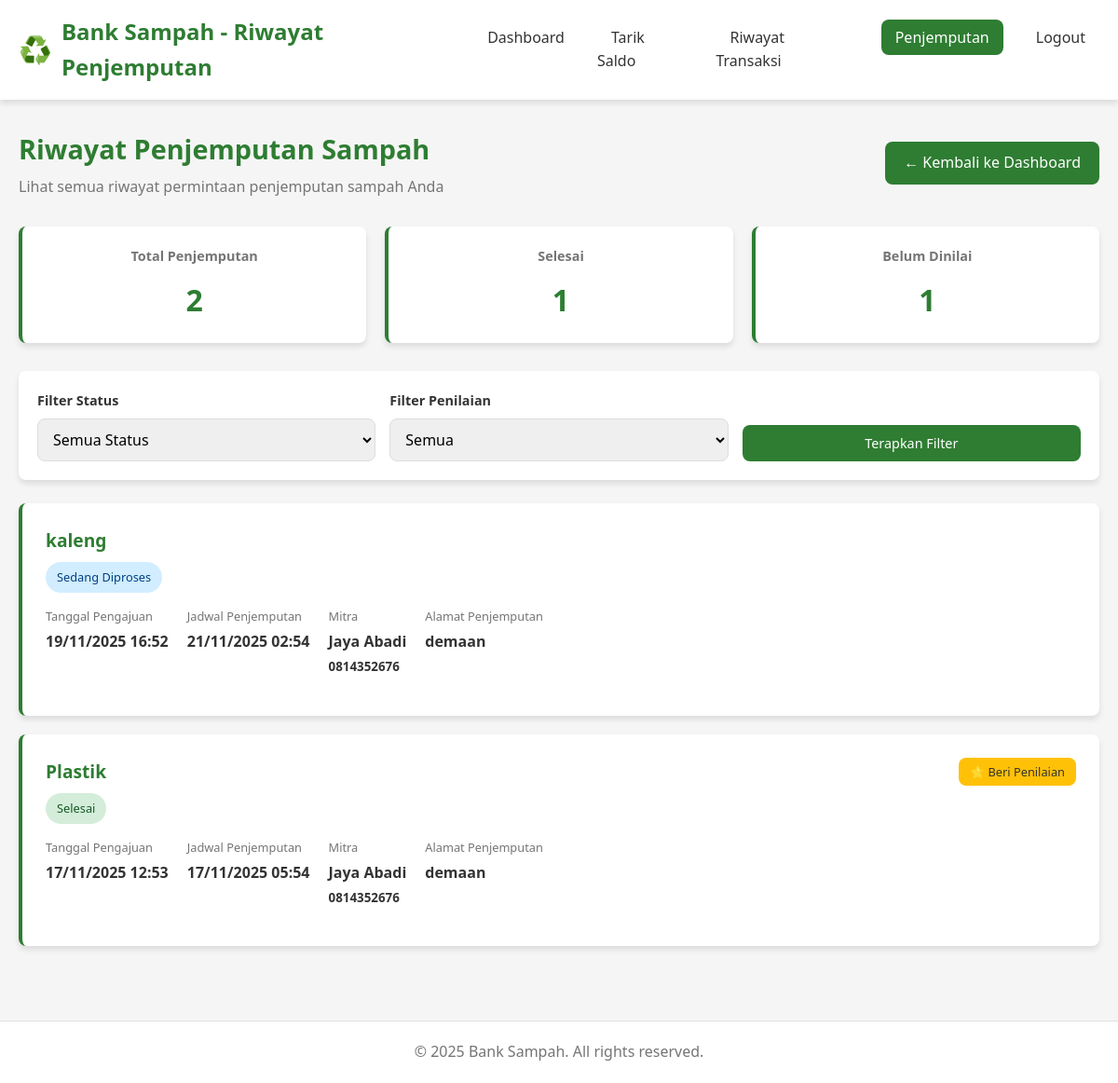
Page /history-penjemputan.php (signed in) on the committed database.
### tables this page shows
CREATE TABLE `penjemputan` (
  `id` int(11) NOT NULL,
  `id_warga` int(11) DEFAULT NULL,
  `id_mitra` int(11) DEFAULT NULL,
  `alamat_penjemputan` text NOT NULL,
  `jenis_sampah` varchar(100) NOT NULL,
  `berat` decimal(10,2) DEFAULT 0.00,
  `status` enum('pending','dijadwalkan','diproses','selesai','ditolak') DEFAULT 'pending',
  `waktu_pemintaan` timestamp NOT NULL DEFAULT current_timestamp(),
  `waktu_penjemputan` timestamp NULL DEFAULT NULL,
  `keterangan` text DEFAULT NULL,
  `berat_aktual` decimal(10,2) DEFAULT NULL,
  `harga_per_kg_aktual` decimal(10,2) DEFAULT NULL,
  `total_harga_aktual` decimal(12,2) DEFAULT NULL,
  `tanggal_verifikasi` timestamp NULL DEFAULT NULL,
  `catatan_verifikasi` text DEFAULT NULL
);

CREATE TABLE `mitra` (
  `id` int(11) NOT NULL,
  `nama_mitra` varchar(100) NOT NULL,
  `alamat` text NOT NULL,
  `email` varchar(100) NOT NULL,
  `no_hp` varchar(15) NOT NULL,
  `dokumen_izin` varchar(255) DEFAULT NULL,
  `ktp_pemilik` varchar(255) DEFAULT NULL,
  `no_rekening` varchar(50) DEFAULT NULL,
  `username` varchar(50) NOT NULL,
  `password` varchar(255) NOT NULL,
  `status_verifikasi` enum('pending','verified','rejected') DEFAULT 'pending',
  `token_verifikasi` varchar(100) DEFAULT NULL,
  `created_at` timestamp NOT NULL DEFAULT current_timestamp(),
  `updated_at` timestamp NOT NULL DEFAULT current_timestamp() ON UPDATE current_timestamp()
);

### history-penjemputan.php (the view, shortened to what this page needs)
<?php
include 'config.php';
$user_id = $_SESSION['user_id'];
$total_penjemputan = 0;
$total_selesai = 0;
$total_belum_dinilai = 0;
$penjemputan = [];
try {
    $sql = "SELECT p.*, m.nama_mitra, m.no_hp as hp_mitra,
                   r.rating, r.ulasan, r.created_at as waktu_penilaian
            FROM penjemputan p
            LEFT JOIN mitra m ON p.id_mitra = m.id
            LEFT JOIN rating_mitra r ON p.id = r.id_penjemputan AND r.id_user = ?
            WHERE p.id_warga = ?
            ORDER BY p.waktu_pemintaan DESC";
    $stmt = $pdo->prepare($sql);
    $stmt->execute([$user_id, $user_id]);
    $penjemputan = $stmt->fetchAll();
    $total_penjemputan = count($penjemputan);
    foreach ($penjemputan as $p) {
        if ($p['status'] === 'selesai') {
            $total_selesai++;
            if (!$p['rating']) {
                $total_belum_dinilai++;
            }
        }
    }
} catch (PDOException $e) {
    error_log("History Penjemputan Error: " . $e->getMessage());
    $error = "Terjadi kesalahan saat mengambil data penjemputan.";
}
?>
<!DOCTYPE html>
<html lang="id">
<head>
</head>
<body>
    <header>
        <div class="container">
            <div class="header-content">
                <div class="logo">
                    <span class="logo-icon">♻️</span>
                    <h1>Bank Sampah - Riwayat Penjemputan</h1>
                </div>
                <nav>
                    <ul>
                        <li><a href="dashboard-user.php">Dashboard</a></li>
                        <li><a href="withdraw.php">Tarik Saldo</a></li>
                        <li><a href="history.php">Riwayat Transaksi</a></li>
                        <li><a href="history-penjemputan.php" class="active">Penjemputan</a></li>
                        <li><a href="logout.php">Logout</a></li>
                    </ul>
                </nav>
            </div>
        </div>
    </header>
    <main>
        <section class="history-penjemputan">
            <div class="container">
                <div class="page-header">
                    <div class="page-title">
                        <h1>Riwayat Penjemputan Sampah</h1>
                        <p>Lihat semua riwayat permintaan penjemputan sampah Anda</p>
                    </div>
                    <a href="dashboard-user.php" class="back-button">
                        ← Kembali ke Dashboard
                    </a>
                </div>
                <div class="stats-grid">
                    <div class="stat-card">
                        <h3>Total Penjemputan</h3>
                        <div class="number"><?php echo $total_penjemputan; ?></div>
                    </div>
                    <div class="stat-card">
                        <h3>Selesai</h3>
                        <div class="number"><?php echo $total_selesai; ?></div>
                    </div>
                    <div class="stat-card">
                        <h3>Belum Dinilai</h3>
                        <div class="number"><?php echo $total_belum_dinilai; ?></div>
                    </div>
                </div>
                <div class="filter-section">
                    <form method="GET" class="filter-form">
                        <div class="filter-grid">
                            <div class="form-group">
                                <label for="status">Filter Status</label>
                                <select id="status" name="status" class="form-control">
                                    <option value="">Semua Status</option>
                                </select>
                            </div>
                            <div class="form-group">
                                <label for="has_rating">Filter Penilaian</label>
                                <select id="has_rating" name="has_rating" class="form-control">
                                    <option value="">Semua</option>
                                </select>
                            </div>
                            <div class="form-group">
                                <label>&nbsp;</label>
                                <button type="submit" class="btn btn-primary">Terapkan Filter</button>
                            </div>
                        </div>
                    </form>
                </div>
                <div class="penjemputan-list">
                    <?php if (empty($penjemputan)): ?>
                        <div class="empty-state">
                            <h3>Belum ada riwayat penjemputan</h3>
                            <p>Anda belum pernah mengajukan penjemputan sampah.</p>
                            <a href="dashboard-user.php" class="btn btn-primary" style="margin-top: 15px;">
                                Ajukan Penjemputan Pertama
                            </a>
                        </div>
                    <?php else: ?>
                        <?php foreach ($penjemputan as $p): ?>
                        <div class="penjemputan-card">
                            <div class="penjemputan-header">
                                <div class="penjemputan-info">
                                    <h3><?php echo htmlspecialchars($p['jenis_sampah']); ?></h3>
                                    <span class="status-badge status-<?php echo $p['status']; ?>">
                                        <?php
                                        $status_text = [
                                            'pending' => 'Menunggu Konfirmasi',
                                            'dijadwalkan' => 'Dijadwalkan',
                                            'diproses' => 'Sedang Diproses',
                                            'selesai' => 'Selesai',
                                            'ditolak' => 'Ditolak'
                                        ];
                                        echo $status_text[$p['status']] ?? $p['status'];
                                        ?>
                                    </span>
                                </div>
                                <?php if ($p['status'] === 'selesai' && $p['nama_mitra']): ?>
                                <div class="action-buttons">
                                    <?php if ($p['rating']): ?>
                                        <button type="button" class="btn btn-outline btn-sm"
                                                onclick="openPenilaianModal(<?php echo $p['id']; ?>, <?php echo $p['rating']; ?>, '<?php echo htmlspecialchars($p['ulasan']); ?>')">
                                            ✏️ Edit Penilaian
                                        </button>
                                    <?php else: ?>
                                        <button type="button" class="btn btn-warning btn-sm"
                                                onclick="openPenilaianModal(<?php echo $p['id']; ?>)">
                                            ⭐ Beri Penilaian
                                        </button>
                                    <?php endif; ?>
                                </div>
                                <?php endif; ?>
                            </div>
                            <div class="penjemputan-meta">
                                <div class="meta-item">
                                    <span class="meta-label">Tanggal Pengajuan</span>
                                    <span class="meta-value">
                                        <?php echo date('d/m/Y H:i', strtotime($p['waktu_pemintaan'])); ?>
                                    </span>
                                </div>
                                <?php if ($p['waktu_penjemputan']): ?>
                                <div class="meta-item">
                                    <span class="meta-label">Jadwal Penjemputan</span>
                                    <span class="meta-value">
                                        <?php echo date('d/m/Y H:i', strtotime($p['waktu_penjemputan'])); ?>
                                    </span>
                                </div>
                                <?php endif; ?>
                                <?php if ($p['nama_mitra']): ?>
                                <div class="meta-item">
                                    <span class="meta-label">Mitra</span>
                                    <span class="meta-value">
                                        <?php echo htmlspecialchars($p['nama_mitra']); ?>
                                        <?php if ($p['hp_mitra']): ?>
                                            <br><small><?php echo htmlspecialchars($p['hp_mitra']); ?></small>
                                        <?php endif; ?>
                                    </span>
                                </div>
                                <?php endif; ?>
                                <div class="meta-item">
                                    <span class="meta-label">Alamat Penjemputan</span>
                                    <span class="meta-value">
                                        <?php echo htmlspecialchars($p['alamat_penjemputan']); ?>
                                    </span>
                                </div>
                            </div>
                        </div>
                        <?php endforeach; ?>
                    <?php endif; ?>
                </div>
            </div>
        </section>
    </main>
    <footer>
        <div class="container">
            <p>&copy; <?php echo date('Y'); ?> Bank Sampah. All rights reserved.</p>
        </div>
    </footer>
</body>
</html>

### history-penjemputan.php (style rules this page uses)
:root { --primary: #2e7d32; --primary-light: #4caf50; --secondary: #ff9800; --light: #f5f5f5; --dark: #333; --gray: #757575; --white: #ffffff; --success: #28a745; --warning: #ffc107; --danger: #dc3545; --info: #17a2b8; --shadow: 0 4px 6px rgba(0, 0, 0, 0.1); --border-radius: 8px; }
* { margin: 0; padding: 0; box-sizing: border-box; font-family: 'Segoe UI', Tahoma, Geneva, Verdana, sans-serif; }
body { background-color: var(--light); color: var(--dark); line-height: 1.6; }
.container { max-width: 1200px; margin: 0 auto; padding: 0 20px; }
header { background-color: var(--white); box-shadow: var(--shadow); position: sticky; top: 0; z-index: 100; }
.header-content { display: flex; justify-content: space-between; align-items: center; padding: 15px 0; }
.logo { display: flex; align-items: center; gap: 10px; }
.logo-icon { font-size: 1.8rem; }
.logo h1 { font-size: 1.5rem; color: var(--primary); }
nav ul { display: flex; list-style: none; gap: 20px; }
nav a { text-decoration: none; color: var(--dark); font-weight: 500; padding: 8px 15px; border-radius: var(--border-radius); transition: all 0.3s; }
nav a:hover, nav a.active { background-color: var(--primary); color: var(--white); }
main { padding: 30px 0; }
.page-header { display: flex; justify-content: space-between; align-items: center; margin-bottom: 30px; flex-wrap: wrap; gap: 20px; }
.page-title h1 { font-size: 1.8rem; color: var(--primary); margin-bottom: 5px; }
.page-title p { color: var(--gray); }
.back-button { display: inline-flex; align-items: center; gap: 8px; padding: 10px 20px; background-color: var(--primary); color: var(--white); text-decoration: none; border-radius: var(--border-radius); font-weight: 500; transition: background-color 0.3s; }
.stats-grid { display: grid; grid-template-columns: repeat(auto-fit, minmax(200px, 1fr)); gap: 20px; margin-bottom: 30px; }
.stat-card { background: var(--white); padding: 20px; border-radius: var(--border-radius); box-shadow: var(--shadow); text-align: center; border-left: 4px solid var(--primary); }
.stat-card h3 { font-size: 0.9rem; color: var(--gray); margin-bottom: 10px; }
.stat-card .number { font-size: 2rem; font-weight: 700; color: var(--primary); }
.filter-section { background: var(--white); padding: 20px; border-radius: var(--border-radius); box-shadow: var(--shadow); margin-bottom: 25px; }
.filter-grid { display: grid; grid-template-columns: repeat(auto-fit, minmax(200px, 1fr)); gap: 15px; align-items: end; }
.form-group { display: flex; flex-direction: column; gap: 8px; }
.form-group label { font-weight: 600; color: var(--dark); font-size: 0.9rem; }
.form-control { width: 100%; padding: 10px 12px; border: 1px solid #ddd; border-radius: var(--border-radius); font-size: 1rem; transition: border-color 0.3s; }
.btn { padding: 10px 20px; border: none; border-radius: var(--border-radius); font-size: 0.9rem; font-weight: 500; cursor: pointer; transition: all 0.3s; text-decoration: none; display: inline-block; text-align: center; }
.btn-primary { background: var(--primary); color: var(--white); }
.btn-warning { background: var(--warning); color: var(--dark); }
.penjemputan-list { display: flex; flex-direction: column; gap: 20px; }
.penjemputan-card { background: var(--white); border-radius: var(--border-radius); box-shadow: var(--shadow); padding: 25px; border-left: 4px solid var(--primary); }
.penjemputan-header { display: flex; justify-content: space-between; align-items: flex-start; margin-bottom: 15px; flex-wrap: wrap; gap: 15px; }
.penjemputan-info h3 { color: var(--primary); margin-bottom: 8px; font-size: 1.2rem; }
.penjemputan-meta { display: flex; gap: 20px; flex-wrap: wrap; margin-bottom: 15px; }
.meta-item { display: flex; flex-direction: column; gap: 5px; }
.meta-label { font-size: 0.8rem; color: var(--gray); font-weight: 500; }
.meta-value { font-weight: 600; color: var(--dark); }
.status-badge { padding: 6px 12px; border-radius: 20px; font-size: 0.8rem; font-weight: 500; display: inline-block; }
.status-diproses { background: #d1edff; color: #004085; }
.status-selesai { background: #d4edda; color: #155724; }
.action-buttons { display: flex; gap: 10px; flex-wrap: wrap; }
.btn-sm { padding: 6px 12px; font-size: 0.8rem; }
footer { background-color: var(--white); padding: 20px 0; text-align: center; color: var(--gray); border-top: 1px solid #e0e0e0; margin-top: 50px; }

### rows in the picture
penjemputan: jenis_sampah "kaleng", status "Sedang Diproses", waktu_pemintaan "19/11/2025 16:52", waktu_penjemputan "21/11/2025 02:54", id_mitra.nama_mitra "Jaya Abadi", id_mitra.no_hp "0814352676", alamat_penjemputan "demaan"
penjemputan: jenis_sampah "Plastik", status "Selesai", waktu_pemintaan "17/11/2025 12:53", waktu_penjemputan "17/11/2025 05:54", id_mitra.nama_mitra "Jaya Abadi", id_mitra.no_hp "0814352676", alamat_penjemputan "demaan"

### other values in the picture
$total_penjemputan "2"
$total_selesai "1"
$total_belum_dinilai "1"
